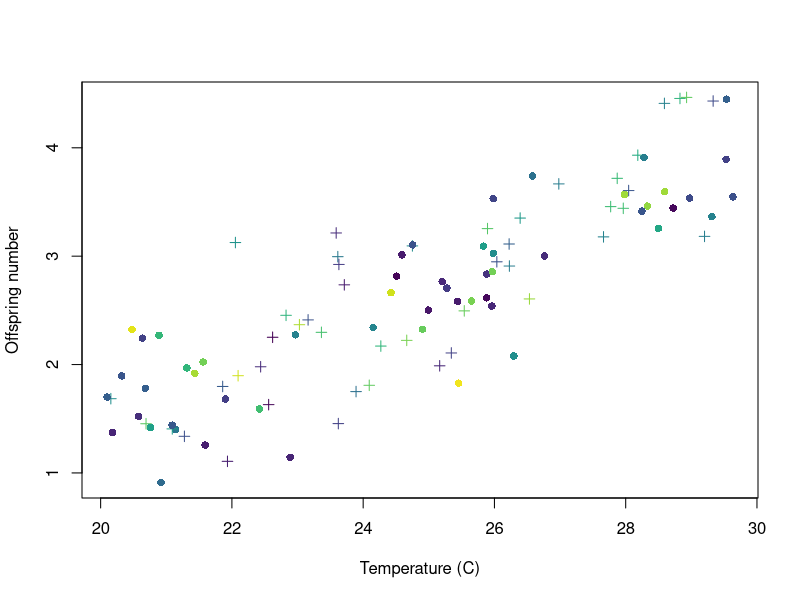
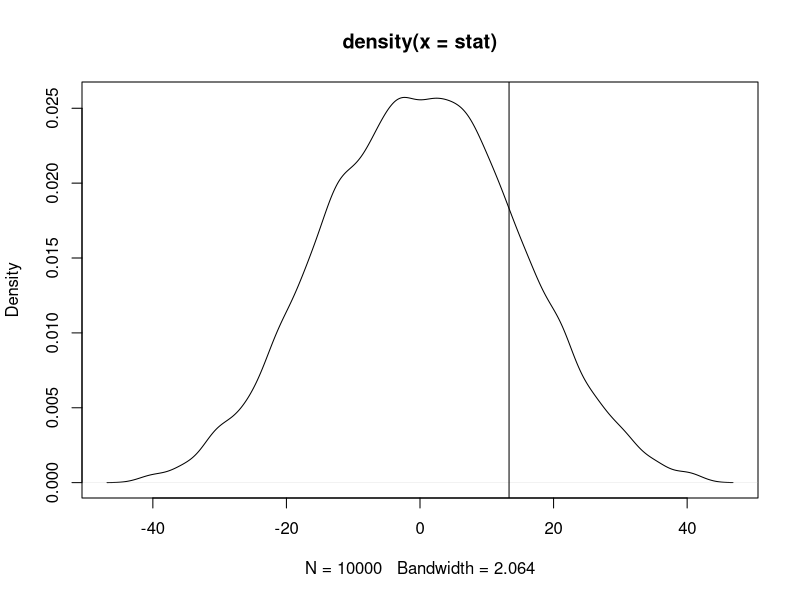
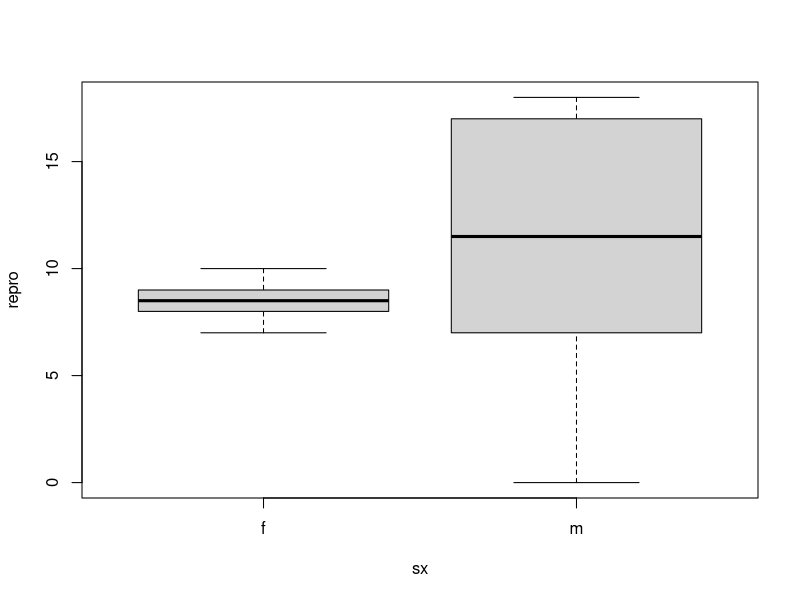

Write the R code that produced these figures, in order.
# Heath Blackmon
# Midterm review

cv19 <- matrix(c(32,968,6,994),
               2, 2)
chisq.test(cv19)

x <- runif(100, min=20, max=30)
y <- rnorm(100, mean = x, sd = 2)
z <- runif(100, min=1, max=100)
sex <- as.factor(sample(c("male", "female"), 100, replace =T))
library(viridis)
plot(y~x,
     xlab="Temperature (C)",
     ylab="Offspring number",
     pch=c(3,16)[as.numeric(sex)],
     col=viridis(100)[z],
     yaxt="n")
axis(side=2, at=seq(from=18, to=36, by=4),
     labels=c(1,2,3,4,5))

# You measure height of students at the MSC and the gym.
# Are the heights you measured significantly different
msc <- c(126, 164, 148, 120, 178, 183)
gym <- c(151, 109, 151, 174, 118, 136)
dat <- c(msc, gym)

stat <- c()
for(i in 1:10000){
  x <- sample(dat)
  stat[i] <- mean(x[1:6])-mean(x[7:12])
}
plot(density(stat))
abline(v=mean(dat[1:6])-mean(dat[7:12]))


#What test did you use for this question? ________________
#What p-value was associated with this test? _____________
#What do you infer from your test? _____________________
t.test(msc,gym)
# You grow plants with three different potting soils and measure
# height at 21 days. Describe the results of your study.
Soil1 <- c(23, 12, 45, 23, 21, 45, 21)
Soil2 <- c(35, 45, 21, 34, 67, 23, 16)
Soil3 <- c(16, 21, 18, 33, 16, 21, 19)
heights <- c(Soil1, Soil2, Soil3)
cond <- rep(c("A","B","C"), each=7)
fit <- anova(lm(heights~cond))
fit
# Stickleback fish occur in deep water and shallow water populations.
# These populations rarely interbreed. It has been
# hypothesized that these fish have genetic adaptations to their habitat.
# To test this, you grow fish from both strains in
# both deep and shallow water. Does the data below support the
# hypothesis that these fish are adapted to their natural
# habitat? The values in the table are fitnesses for fish in your experiment
h <- c(rep("hd", 6), rep("hs", 6),rep("hd", 6), rep("hs", 6))
gd <- c(.97, .78, .99, .87, .91, .89, .61, .87,.88, .78, .80, .37)
gs <- c(.56, .95,.73, .81, .89, .64, .77, .95,.93, .95, .89, .94)
dat <- data.frame(c(gs,gd),
                  h,
                  rep(c("gd","gs"),each=12))
colnames(dat) <- c("fitness", "habitat", "genotype")
fit <- anova(lm(dat$fitness ~ dat$habitat * dat$genotype))
fit <- glm(dat$fitness ~ dat$habitat * dat$genotype)
summary(fit)

# You measure reproductive success of fish in your study you use fat
# body measure as a correlate of health and record sex
# and number of offspring that survive to adulthood for each fish in
# the study. Interpret the results of your analysis of this
# data.
fb <- c(0.65, 0.35, 0.65, 0.41, 0.62, 0.42, 0.64, 0.51, 0.49, 0.64,
        0.25, 0.68, 0.8, 0.23, 0.63, 0.48, 0.28, 0.71, 0.61, 0.36)
sx <- c("f", "m", "f", "f", "m", "f", "f", "f", "m", "m",
        "m", "m", "m", "f", "m", "m", "f", "m", "f", "f")
repro <- c(10, 16, 9, 8, 0, 9, 9, 9, 8, 3, 17,
           14, 17, 8, 9, 18, 8, 7, 7, 8)
fit <- glm(repro~fb + sx)
summary(fit)
boxplot(repro~sx)
